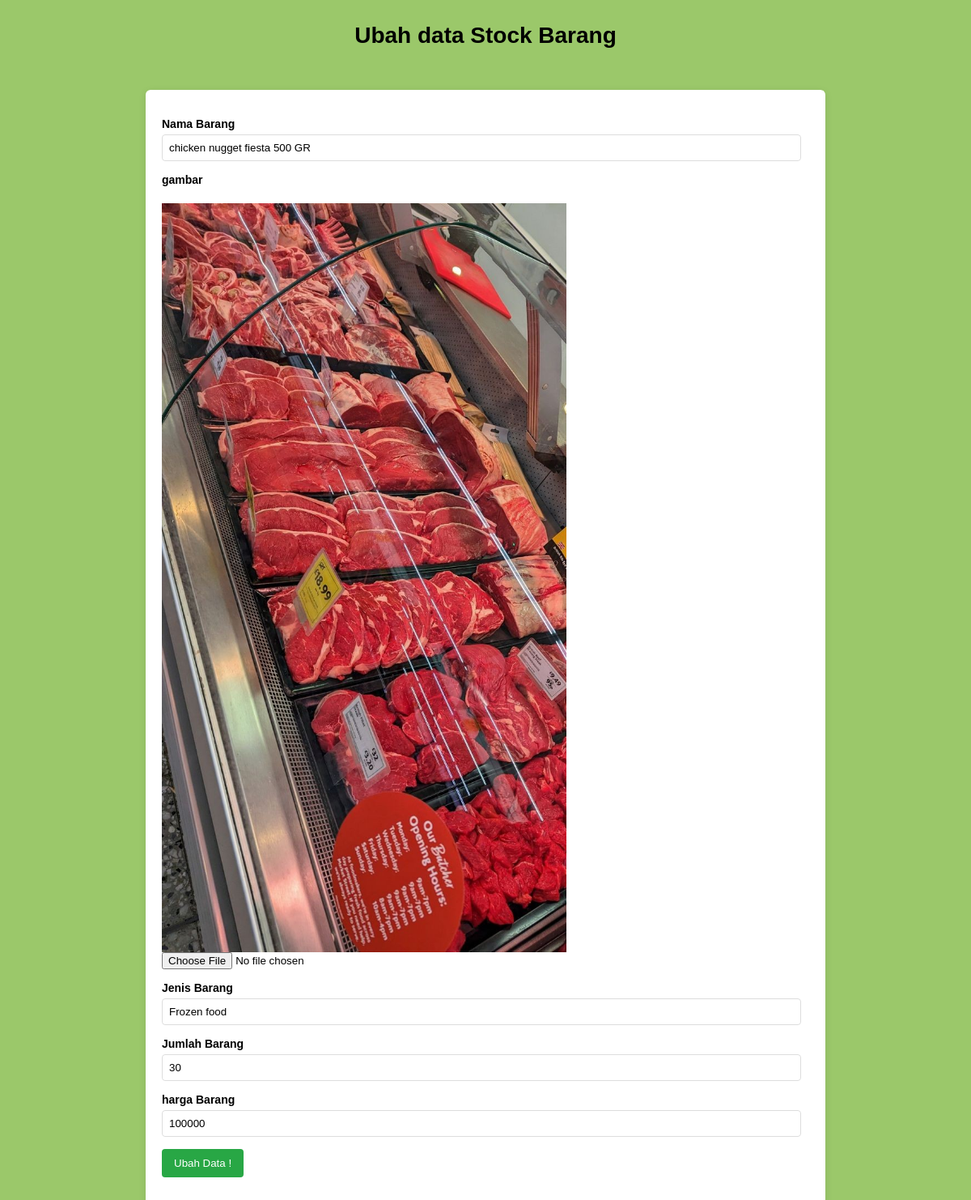
Screenshot of /ubah.php?id=25 with the database file from the repository.
### tables this page shows
CREATE TABLE `stockbarang` (
  `id` int(11) NOT NULL,
  `namaBarang` varchar(255) NOT NULL,
  `jenisBarang` varchar(255) NOT NULL,
  `jumlahBarang` varchar(255) NOT NULL,
  `harga` float NOT NULL,
  `gambar` varchar(255) DEFAULT NULL
);

### function.php (called while the page is built, shortened)
<?php
$conn = mysqli_connect("localhost", "root","","projectpenjualan");
function query($query) {
    global $conn;
    $result = mysqli_query($conn,$query);
    while ($row = mysqli_fetch_assoc($result)) {
        $rows[] = $row;
    }
    return $rows;
}
?>

### ubah.php (the view, shortened to what this page needs)
<?php
require 'function.php';
$id = $_GET["id"];
$brng = query("SELECT * FROM stockbarang WHERE id = $id")[0];
?>
<html lang="en">
<head>
    <link rel="stylesheet" href="styletambahbarang.css">
</head>
<body>
    <h1 style="text-align: center;">Ubah data Stock Barang</h1>
    <br>
    <br>
    <form action="" method="post" enctype="multipart/form-data">
    <ul>
        <li>
            <label for="namaBarang">Nama Barang</label>
            <input type="text" name="namaBarang" id="namaBarang" required
            value="<?= $brng["namaBarang"];?>">
        </li>
        <li>
            <label for="gambar">gambar</label> <br>
           <img src="assets/images/<?=$brng['gambar'];?>" width="500"><br>
            <input type="file" name="gambar" id="gambar"
            >
        </li>
        <li>
        <label for="jenisBarang">Jenis Barang</label>
            <input type="text" name="jenisBarang" id="jenisBarang"
            value="<?= $brng["jenisBarang"];?>">
        </li>
        <li>
        <label for="jumlahBarang">Jumlah Barang</label>
            <input type="text" name="jumlahBarang" id="jumlahBarang"
              value="<?= $brng["jumlahBarang"];?>">
        </li>
        <li>
        <label for="harga">harga Barang</label>
            <input type="text" name="harga" id="harga"
              value="<?= $brng["harga"];?>">
        </li>
        <li>
            <button type="submit" name="submit">Ubah Data !</button>
        </li>
    </ul>
    </form>
</body>
</html>

### styletambahbarang.css (style rules this page uses)
form { background: white; border-radius: 6px; overflow: hidden; max-width: 800px; width: 100%; margin: 0 auto; padding: 20px; box-shadow: 0 2px 10px rgba(0, 0, 0, 0.1); }
form ul { list-style: none; padding: 0; }
form ul li { margin-bottom: 15px; }
form ul li label { display: block; font-weight: bold; margin-bottom: 5px; }
form ul li input[type="text"] { width: calc(100% - 10px); padding: 8px; border: 1px solid #ddd; border-radius: 4px; }
form ul li button { background: #28a745; color: white; padding: 10px 15px; border: none; border-radius: 4px; cursor: pointer; transition: background 0.3s; }
body { background: #9BC86A; font: 400 14px 'Calibri', 'Arial'; padding: 20px; }

### rows the page displays
stockbarang: namaBarang "chicken nugget fiesta 500 GR", gambar (picture), jenisBarang "Frozen food", jumlahBarang "30", harga "100000"
